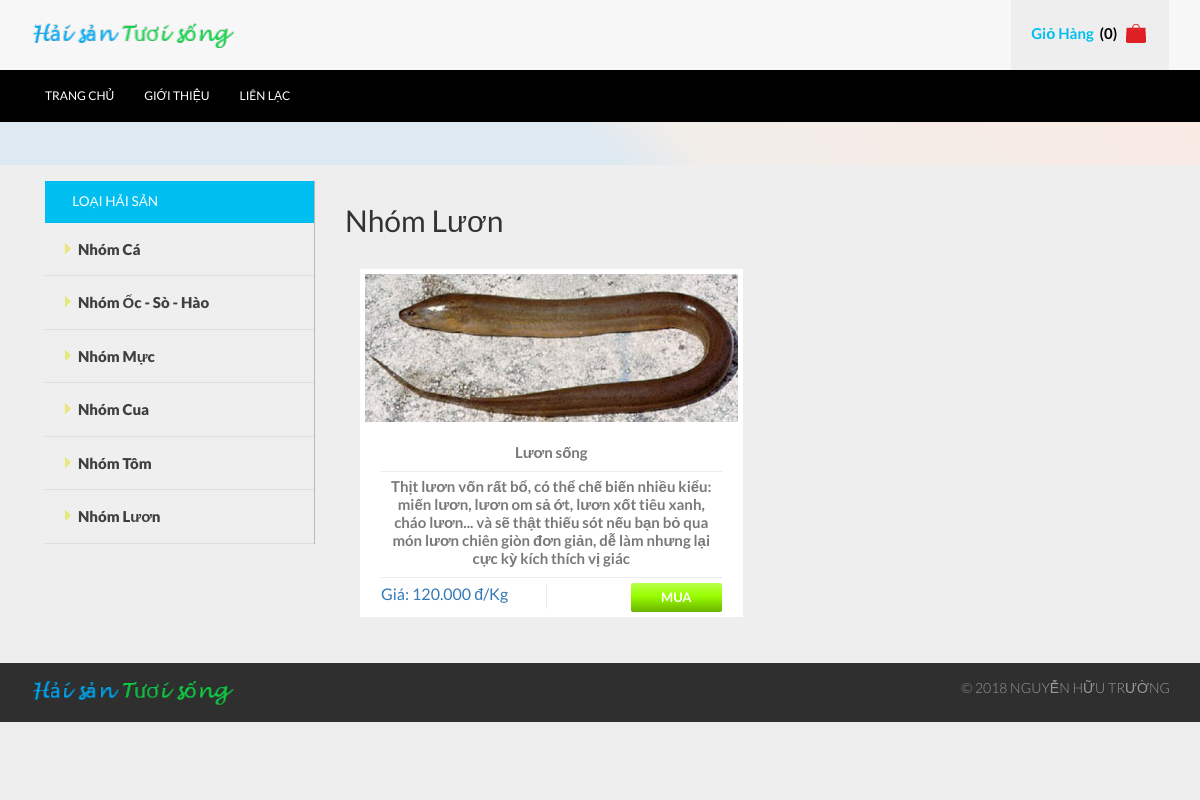
The page /index.php?c=2&id=24 on the database its author committed.
### tables this page shows
CREATE TABLE `loaisanpham` (
  `MaLoaiSanPham` int(11) NOT NULL,
  `TenLoaiSanPham` varchar(45) NOT NULL,
  `BiXoa` tinyint(4) NOT NULL DEFAULT '0',
  `GioiThieu` varchar(255) DEFAULT NULL,
  `HinhURL` varchar(255) DEFAULT NULL
);

CREATE TABLE `sanpham` (
  `MaSanPham` int(11) NOT NULL,
  `TenSanPham` varchar(100) NOT NULL,
  `MaLoaiSanPham` int(11) NOT NULL,
  `Gia` int(11) NOT NULL,
  `SoLuongTon` int(11) DEFAULT NULL,
  `SoLuongBan` int(11) DEFAULT '0',
  `SoLuotXem` int(11) DEFAULT '0',
  `NgayNhap` datetime DEFAULT NULL,
  `BiXoa` tinyint(4) NOT NULL DEFAULT '0',
  `GioiThieu` varchar(255) DEFAULT NULL,
  `MoTa` longtext,
  `HinhURL` varchar(255) DEFAULT NULL,
  `HinhURL2` varchar(255) DEFAULT NULL
);

### libs/DataProvider.php (called while the page is built, shortened)
<?php
    class DataProvider {
        public static function ExecuteQuery($sql)
        {
            $connection = mysqli_connect('localhost','root','','nhtcsdlcuahang') or
                die ("Couldn't connect to database");
            mysqli_query($connection, "set names 'utf8'");
            $result = mysqli_query($connection, $sql);
            return $result;
        }
    }
?>

### modules/mLeftSide.php (the view)
<div class="col-md-3 sidebar_box">
    <div class="sidebar">
        <div class="menu_box">
            <h3 class="menu_head">Loại Hải Sản</h3>
            <ul class="menu">
            <?php
                $sql = "SELECT MaLoaiSanPham, TenLoaiSanPham FROM loaisanpham WHERE BiXoa = 0";
                $result = DataProvider::ExecuteQuery($sql);
                while($row = mysqli_fetch_array($result)){
                    ?>
                        <li class="item">
                            <a href="index.php?c=2&id=<?php echo $row['MaLoaiSanPham']; ?>">
                                <img class="arrow-img" src="images/f_menu.png" alt=""/><?php echo $row["TenLoaiSanPham"]; ?>
                            </a>
                        </li>
                    <?php
                }
            ?>
            </ul>
        </div>
    </div>
</div>

### pages/pTypeProducts.php (shortened to what this page needs)
<?php
    $id = 1;
    if(isset($_GET["id"])){
        $id = $_GET["id"];
    }
    $sql = "SELECT TenLoaiSanPham FROM LoaiSanPham WHERE MaLoaiSanPham = '".$id."'";
    $result = DataProvider::ExecuteQuery($sql);
    echo "<h2>". mysqli_fetch_array($result)[0] ."</h2>";
    $sql = "SELECT MaSanPham, TenSanPham, HinhURL, Gia, GioiThieu FROM SanPham WHERE BiXoa = 0 AND MaLoaiSanPham = '".$id."'";
    $result = DataProvider::ExecuteQuery($sql);
    $i=0;
    while($row = mysqli_fetch_array($result)){
        $i++;
        if($i===1) echo "<div class='top_grid2'>";
        $HinhURL = $row["HinhURL"];
        $TenSanPham = $row["TenSanPham"];
        $Gia = $row["Gia"];
        $MaSanPham = $row["MaSanPham"];
        $GioiThieu = $row["GioiThieu"];
        include("pages/pTemplates/tProductShortInfo.php");
    }
?>

### pages/pTemplates/tProductShortInfo.php
<div class="col-md-6 top_grid1-box1">
    <div class="grid_1 text-center">
        <a href="index.php?c=3&id=<?= $MaSanPham; ?>">
            <div class="b-link-stroke b-animate-go  thickbox">
            <img src="images/sanpham/<?php echo $HinhURL; ?>" class="img-responsive" alt=""/> </div>
            <div class="grid_2">
            <p class="top_grid1-box1-pdName"><?php echo $TenSanPham; ?></p>
            <p><?php echo $GioiThieu; ?></p>
        </a>
        <ul class="grid_2-bottom">
            <a href="index.php?c=3&id=<?= $MaSanPham; ?>">
                <li class="grid_2-left">
                    Giá: <?php echo number_format($Gia,0,",","."); ?> đ/Kg</p>
                </li>
            </a>
            <li class="grid_2-right">
                <a href="index.php?c=105&id=<?= $MaSanPham; ?>">
                    <div class="btn btn-success btn-normal btn-inline " target="_self" title="Get It">Mua</div>
                </a>
            </li>
            <div class="clearfix"> </div>
        </ul>
        </div>
    </div>
</div>

### css/style.css (style rules this page uses)
h4, h5, h6, h1, h2, h3 { margin-top: 0; }
ul, ol { margin: 0; }
p { margin: 0; }
html, body { font-family: 'Lato', sans-serif; font-size: 100%; background:#fff; }
body a { transition: 0.5s all; -webkit-transition: 0.5s all; -o-transition: 0.5s all; -ms-transition: 0.5s all; -moz-transition: 0.5s all; }
h3.menu_head { background:#00BFF0; padding:1em 0 1em 2em; color: #fff; text-transform: uppercase; font-size: 0.85em; margin: 0; }
.sidebar_box { padding-right:0; border-right: 1px solid #B8B8B8; }
.menu { width: auto; height: auto; padding: 0; margin:0; list-style: none; background: #efefef; }
ul { padding: 0; list-style: none; }
.menu > li > a { width: 100%; line-height: 3.5em; text-indent: 1.2em; display: block; position: relative; color: #3e3f3f; font-size:15px; text-decoration:none; border-bottom: 1px solid #ddd; font-weight:800; }
.menu > li > a img { vertical-align: baseline; margin-right: 5px; }
.b-link-stroke { position:relative; display:inline-block; vertical-align:top; font-weight: 300; overflow:hidden; margin-bottom: 5px; }
.b-animate-go { text-decoration:none; }
.grid_1 { background:#fff; border:5px solid #fff; }
.grid_2 { padding:1em 1em 0; }
.grid_2 p { font: 600 15px/15px 'Lato', sans-serif; color: #797979; line-height: 1.2em; border-bottom: 1px solid #ECECEC; padding-bottom: 10px; margin-bottom: 5px; }
ul.grid_2-bottom { padding:0; margin:0; list-style:none; }
ul.grid_2-bottom li.grid_2-left { float: left; border-right: 1px solid #ECECEC; padding-right: 11%; }
ul.grid_2-bottom li.grid_2-right { float:right; }
.btn.btn-success { font:700 13px/13px 'Lato', sans-serif; font-style: normal; text-shadow: none; text-transform:uppercase; color: #FFF; padding:8px 30px; position: relative; letter-spacing: 0; background: transparent; border-radius: 0; box-shadow: none; border: none; outline: none; border-radius: 0; z-index: 1; overflow: hidden; -webkit-transition: all 0.4s ease; -moz-transition: all 0.4s ease; -o-transition: all 0.4s ease; transition: all 0.4s ease; border-radius:2px; }
.btn { display: inline-block; padding: 4px 12px; margin-bottom: 0; font-size: 14px; text-align: center; vertical-align: middle; cursor: pointer; color: #333; text-shadow:1px 1px 0px #cccccc; border: 1px solid #ccc; border-bottom-color: #b3b3b3; }
.btn-success { color: #fff; }
.btn.btn-success:before { content: ""; position: absolute; width: 0; height: 100%; bottom: 0; right: 0; top: 0; z-index: -1; border-radius: 0; background: #6bb300; background: -moz-linear-gradient(top, #6bb300 0%, #99ff00 56%, #b8ff4d 100%); background: -webkit-gradient(linear, left top, left bottom, color-stop(0%,#6bb300), color-stop(56%,#99ff00), color-stop(100%,#b8ff4d)); background: -webkit-linear-gradient(top, #6bb300 0%, #99ff00 56%, #b8ff4d 100%); background: -o-linear-gradient(top, #6bb300 0%, #99ff00 56%, #b8ff4d 100%); background: -ms-linear-gradient(top, #6bb300 0%, #99ff00 56%, #b8ff4d 100%); background: linear-gradient(to bottom, #6bb300 0%, #99ff00 56%, #b8ff4d 100%); filter: progid:DXImageTransform.Microsoft.gradient( startColorstr='#b0191e', endColorstr='#e2393e',GradientType=0 ); -webkit-transition: all 0.4s ease; -moz-transition: all 0.4s ease; -o-transition: all 0.4s ease; transition: all 0.4s ease; }
.btn.btn-success:after { content: ""; position: absolute; width: 100%; height: 100%; bottom: 0; left: 0; border-radius: 0; background: #b8ff4d; background: -moz-linear-gradient(top, #b8ff4d 0%, #99ff00 44%, #6bb300 100%); background: -webkit-gradient(linear, left top, left bottom, color-stop(0%,#b8ff4d), color-stop(44%,#99ff00), color-stop(100%,#6bb300)); background: -webkit-linear-gradient(top, #b8ff4d 0%, #99ff00 44%, #6bb300 100%); background: -o-linear-gradient(top, #b8ff4d 0%, #99ff00 44%, #6bb300 100%); background: -ms-linear-gradient(top, #b8ff4d 0%, #99ff00 44%, #6bb300 100%); background: linear-gradient(to bottom, #b8ff4d 0%, #99ff00 44%, #6bb300 100%); filter: progid:DXImageTransform.Microsoft.gradient( startColorstr='#e2393e', endColorstr='#b0191e',GradientType=0 ); z-index: -2; -webkit-transition: all 0.4s ease; -moz-transition: all 0.4s ease; -o-transition: all 0.4s ease; transition: all 0.4s ease; }
.top_grid1-box1 { padding-right:0; }
.top_grid2 { margin-top:2em; }

### rows shown on the page
loaisanpham: TenLoaiSanPham "Nhóm Cá"
loaisanpham: TenLoaiSanPham "Nhóm Ốc - Sò - Hào"
loaisanpham: TenLoaiSanPham "Nhóm Mực"
loaisanpham: TenLoaiSanPham "Nhóm Cua"
loaisanpham: TenLoaiSanPham "Nhóm Tôm"
loaisanpham: TenLoaiSanPham "Nhóm Lươn"
sanpham: HinhURL (picture), TenSanPham "Lươn sống", GioiThieu "Thịt lươn vốn rất bổ, có thể chế biến nhiều kiểu: miến lươn, lươn om sả ớt, lươn xốt tiêu xanh, cháo lươn... và sẽ thật thiếu sót nếu bạn bỏ qua món lươn chiên giòn đơn giản, dễ làm nhưng lại cực kỳ kích thích vị giác", Gia "120.000"

### other values the page prints
count($gioHang->arrSanPham) "0"
